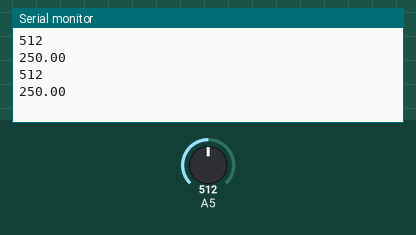
This sketch was run on a simulated Arduino Uno, built with avr-gcc and run on an emulated ATmega328P. Shown: the last lines printed to the serial monitor. Inputs (shaded band) come from the test bench; at power-on: A5 = 512.

Above: at 1.8 s.
1.9 s: A5 set to 716
At 2.8 s:
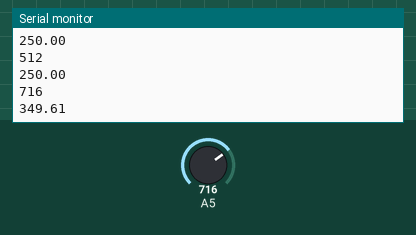
3.4 s: A5 set to 900
At 4.6 s:
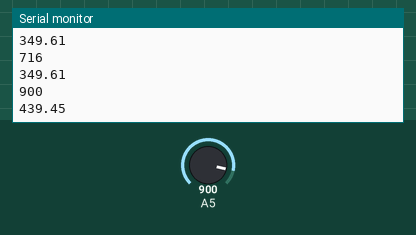
Timing chart, 0 to 6.4 s (numbered marks = the images above; inputs shaded):
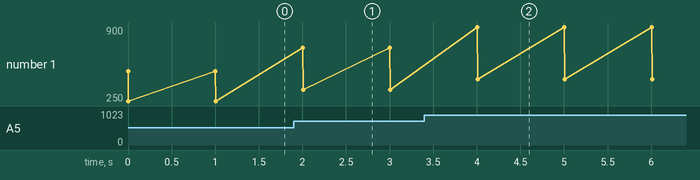

Measured:
- after the input at 1.9 s, the serial monitor: prints a new line after 0.10 s (image 1)
- after the input at 3.4 s, the serial monitor: prints a new line after 0.60 s (image 2)
- plotted number 1: 250 → 349.61 after the input at 1.9 s, 349.61 → 439.45 after the input at 3.4 s

The sketch:

room_temp_virtual_mechine.ino
```cpp
int val = 0;
float mv = 0, cel = 0;
void setup()
{
  pinMode(A5,INPUT);
  Serial.begin(9600);
}
void loop() {
  val = analogRead(A5);
  Serial.println(val);
  mv = (val/1024.0)*5000;
  cel = mv/10;
  Serial.println(cel);
  delay(1000);

}
```
